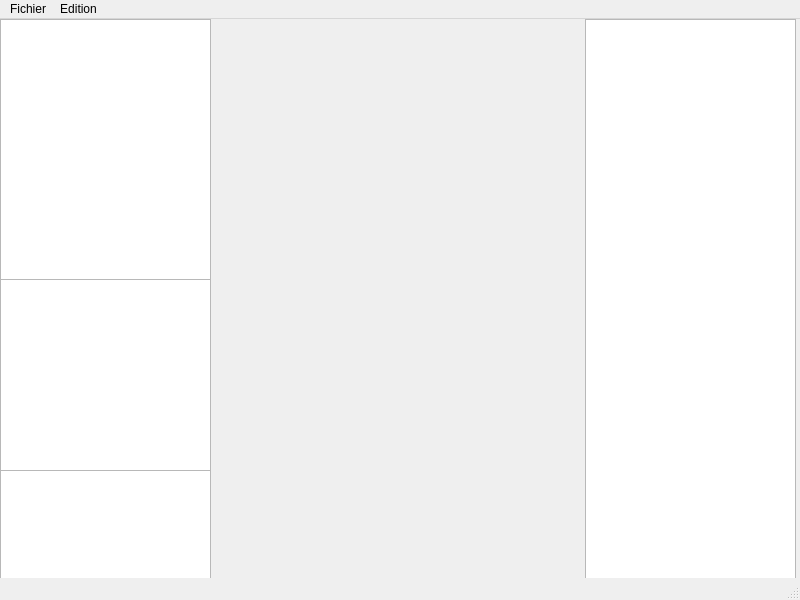
<?xml version="1.0" encoding="UTF-8"?>
<ui version="4.0">
 <class>Plurinotes</class>
 <widget class="QMainWindow" name="Plurinotes">
  <property name="geometry">
   <rect>
    <x>0</x>
    <y>0</y>
    <width>800</width>
    <height>600</height>
   </rect>
  </property>
  <property name="windowTitle">
   <string>MainWindow</string>
  </property>
  <widget class="QWidget" name="centralwidget">
   <widget class="QListWidget" name="noteList">
    <property name="geometry">
     <rect>
      <x>0</x>
      <y>0</y>
      <width>211</width>
      <height>261</height>
     </rect>
    </property>
   </widget>
   <widget class="QTreeView" name="treeView">
    <property name="geometry">
     <rect>
      <x>585</x>
      <y>0</y>
      <width>211</width>
      <height>581</height>
     </rect>
    </property>
   </widget>
   <widget class="QListWidget" name="archiveList">
    <property name="geometry">
     <rect>
      <x>0</x>
      <y>450</y>
      <width>211</width>
      <height>111</height>
     </rect>
    </property>
   </widget>
   <widget class="QListWidget" name="taskList">
    <property name="geometry">
     <rect>
      <x>0</x>
      <y>260</y>
      <width>211</width>
      <height>192</height>
     </rect>
    </property>
   </widget>
  </widget>
  <widget class="QMenuBar" name="menubar">
   <property name="geometry">
    <rect>
     <x>0</x>
     <y>0</y>
     <width>800</width>
     <height>21</height>
    </rect>
   </property>
   <widget class="QMenu" name="menuFichier">
    <property name="title">
     <string>Fichier</string>
    </property>
    <widget class="QMenu" name="menuNouveau">
     <property name="title">
      <string>Nouveau</string>
     </property>
     <addaction name="actionArticle"/>
     <addaction name="actionTache"/>
     <addaction name="actionMedia"/>
    </widget>
    <addaction name="menuNouveau"/>
    <addaction name="separator"/>
    <addaction name="actionOuvrir"/>
    <addaction name="actionSauver"/>
    <addaction name="actionQuitter"/>
   </widget>
   <widget class="QMenu" name="menuEdition">
    <property name="title">
     <string>Edition</string>
    </property>
    <addaction name="actionAnnuler_Ctrl_Z"/>
    <addaction name="actionR_tablir_Ctrl_Y"/>
   </widget>
   <addaction name="menuFichier"/>
   <addaction name="menuEdition"/>
  </widget>
  <widget class="QStatusBar" name="statusbar"/>
  <action name="actionOuvrir">
   <property name="text">
    <string>Ouvrir</string>
   </property>
  </action>
  <action name="actionArticle">
   <property name="text">
    <string>Article</string>
   </property>
  </action>
  <action name="actionTache">
   <property name="text">
    <string>Tache</string>
   </property>
  </action>
  <action name="actionMedia">
   <property name="text">
    <string>Media</string>
   </property>
  </action>
  <action name="actionAnnuler_Ctrl_Z">
   <property name="text">
    <string>Annuler (Ctrl+Z)</string>
   </property>
  </action>
  <action name="actionR_tablir_Ctrl_Y">
   <property name="text">
    <string>Retablir (Ctrl+Y)</string>
   </property>
  </action>
  <action name="actionSauver">
   <property name="text">
    <string>Sauver</string>
   </property>
  </action>
  <action name="actionQuitter">
   <property name="text">
    <string>Quitter</string>
   </property>
  </action>
 </widget>
 <resources/>
 <connections/>
</ui>
